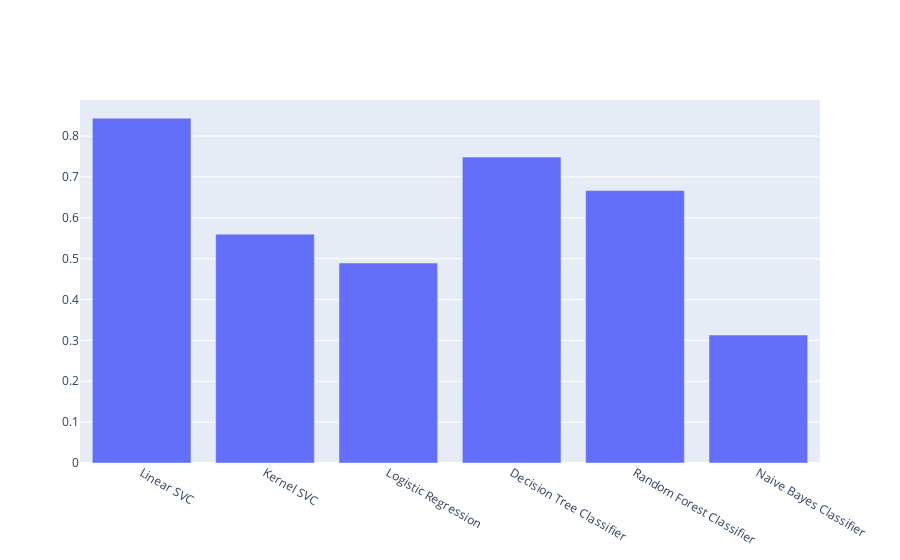

Notebook source saved alongside this figure:
### Code cell
models=['Linear SVC', 'Kernel SVC','Logistic Regression','Decision Tree Classifier','Random Forest Classifier','Naive Bayes Classifier' ]
fig = go.Figure(data=[
    go.Bar(name='f1_score', x=models, y=[f1_SVC_Linear,f1_SVC_rbf,f1_LR,f1_DT,f1_RF,f1_NB])])
fig.show()

### Figure 1 — Plotly figure (JSON) as saved in the notebook; plotly's stock layout.template omitted (floating-point values rounded to 4 significant figures)
{"data": [{"name": "f1_score", "type": "bar", "x": ["Linear SVC", "Kernel SVC", "Logistic Regression", "Decision Tree Classifier", "Random Forest Classifier", "Naive Bayes Classifier"], "y": [0.8438, 0.56, 0.4894, 0.7486, 0.6667, 0.3132]}], "layout": {}}
